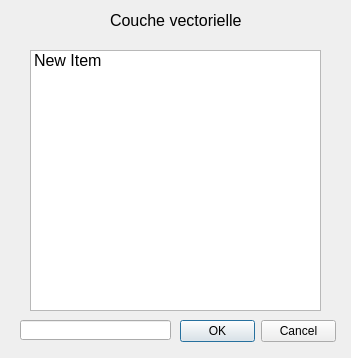
<?xml version="1.0" encoding="UTF-8"?>
<ui version="4.0">
 <class>getVectorLayer</class>
 <widget class="QWidget" name="getVectorLayer">
  <property name="geometry">
   <rect>
    <x>0</x>
    <y>0</y>
    <width>351</width>
    <height>358</height>
   </rect>
  </property>
  <property name="windowTitle">
   <string>Choix de la couche</string>
  </property>
  <widget class="QDialogButtonBox" name="buttonBox">
   <property name="geometry">
    <rect>
     <x>180</x>
     <y>320</y>
     <width>156</width>
     <height>23</height>
    </rect>
   </property>
   <property name="standardButtons">
    <set>QDialogButtonBox::Cancel|QDialogButtonBox::Ok</set>
   </property>
  </widget>
  <widget class="QListWidget" name="listWidget">
   <property name="geometry">
    <rect>
     <x>30</x>
     <y>50</y>
     <width>291</width>
     <height>261</height>
    </rect>
   </property>
   <item>
    <property name="text">
     <string>New Item</string>
    </property>
    <property name="font">
     <font>
      <pointsize>12</pointsize>
     </font>
    </property>
    <property name="flags">
     <set>ItemIsSelectable|ItemIsDragEnabled|ItemIsEnabled</set>
    </property>
   </item>
  </widget>
  <widget class="QLabel" name="label">
   <property name="geometry">
    <rect>
     <x>110</x>
     <y>10</y>
     <width>141</width>
     <height>21</height>
    </rect>
   </property>
   <property name="font">
    <font>
     <pointsize>12</pointsize>
    </font>
   </property>
   <property name="text">
    <string>Couche vectorielle</string>
   </property>
  </widget>
  <widget class="QLineEdit" name="lineEdit">
   <property name="geometry">
    <rect>
     <x>20</x>
     <y>320</y>
     <width>151</width>
     <height>20</height>
    </rect>
   </property>
  </widget>
 </widget>
 <resources/>
 <connections/>
</ui>
